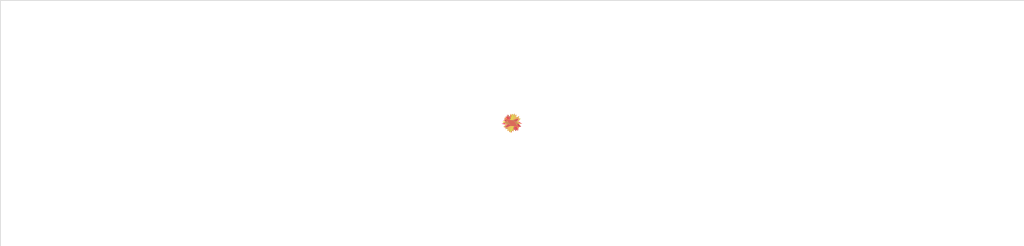
Frame 1 (no input)
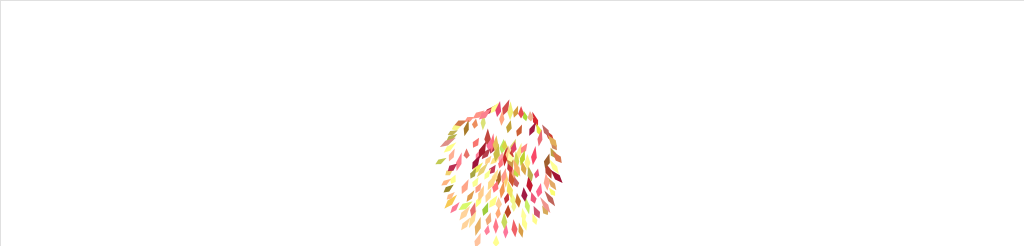
Frame 60 (the mouse pressed at the canvas centre just before this capture)
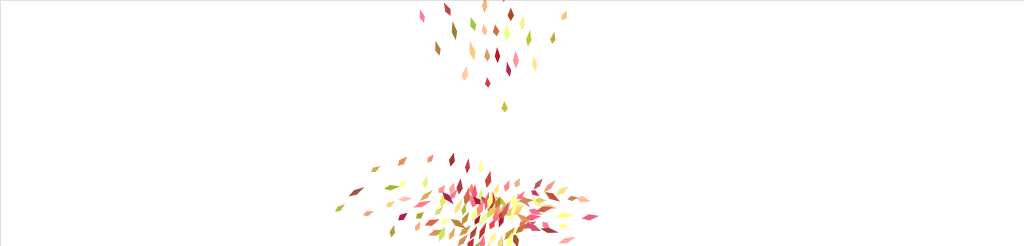
Frame 120 (the mouse held since frame 60 and released just before this capture)

The Processing sketch that drew these frames (run headless with seeded random() and noise(); from frame 60 on, the mouse is pressed at the canvas centre):

// Processing sketch: Fishes
// ── Fishes.pde

Flock flock;

ArrayList<Obstacle> obstacles;

  // -----------------------------------------------------------------------------------
  // -----------------------------------------------------------------------------------

void setup() {
  size(1024, 246);
  frameRate(40);
  
  
  flock = new Flock();
  // Add an initial set of boids into the system
  for (int i = 0; i < 150; i++) {
    flock.addBoid(new Boid(width/2,height/2));
  }
  
  obstacles = new ArrayList <Obstacle> ();
  // obstacle à l'intérieur de la vue
  obstacles.add (new Obstacle(new PVector(width/2, height/2), RECT, width, height, IN));
  background(50);
}

void draw() {
    background(255, 255, 255, 0);
    flock.run(obstacles);
  
    for (Obstacle ob : obstacles) {
      ob.render();
    }
  
}

// Add a new boid into the System
void mousePressed() {
  
  flock.addBoid(new Boid(mouseX,mouseY));
  
}




// The Flock (a list of Boid objects)
// ----------------------------------

class Flock {
  ArrayList<Boid> boids; // An ArrayList for all the boids

  Flock() {
    boids = new ArrayList<Boid>(); // Initialize the ArrayList
  }

  void run(ArrayList<Obstacle> obstacles) {
    for (Boid b : boids) {
      b.run(boids, obstacles);  // Passing the entire list of boids to each boid individually
    }
  }

  void addBoid(Boid b) {
    boids.add(b);
  }

}


// The Boid class
// --------------


class Boid {

  // dynamics
  // --------
  public PVector location;
  public PVector velocity;
  public PVector acceleration;
  
  public float maxforce;    // Maximum steering force
  public float maxspeed;    // Maximum speed
  
  // shapes and rendering
  // --------------------
  //float r = /*3.0;//*/random(2, 5);; // radius
  public float maxHeight = 20;
  public float boidHeight = random(maxHeight/2, maxHeight);
  public float boidWidth = random(maxHeight/4, maxHeight/3);
  public float decHeight = random(1, boidWidth/3);
  
  public color colorFish = color ((int)random(200,255), (int)random(60,255), (int)random(80,120));
  public color currentColor = color(colorFish);
  public float colorPhase = 0;
  public float colorPhaseInc = random(1);
  
  // constructor
  // -----------
  Boid(float x, float y) {
    acceleration = new PVector(0, 0);

    float angle = random(TWO_PI);
    velocity = new PVector(cos(angle), sin(angle));

    location = new PVector(x, y);
    maxspeed = /*2;//*/random(1.5,2.5);
    maxforce = 0.05; // limitation des forces (pour pas que l'une écrase les autres)
    
  }
  
  // mouvement of the boid
  // ---------------------
  void run(ArrayList<Boid> boids, ArrayList<Obstacle> obstacles) {
    flock(boids); // add flock forces
    interactWithObstacles(obstacles);
    update(); // update the boid location
    borders(); // teleport the boid if he reach a border
    render(); // render the boid
  }
  
  // -----------------------------------------------------------------------------------
  // add a force into the systeme
  // Forces
  void applyForce(PVector force) {
    // We could add mass here if we want A = F / M
    acceleration.add(force);
  }

  
  
  // -----------------------------------------------------------------------------------
  // Method to update location
  // -------------------------
  void update() {
    // Update velocity
    velocity.add(acceleration);
    // Limit speed
    velocity.limit(maxspeed);
    location.add(velocity);
    // Reset accelertion to 0 each cycle
    acceleration.mult(0);
  }



  
  // -----------------------------------------------------------------------------------
  // -----------------------------------------------------------------------------------
  // rendering of the boid (draw)
  // ----------------------------
  void render() {
    // Draw a triangle rotated in the direction of velocity
    float theta = velocity.heading2D() + radians(90);
    // heading2D() above is now heading() but leaving old syntax until Processing.js catches up
    
    fill(200, 100);
    stroke(255);
    pushMatrix();
    translate(location.x, location.y);
    rotate(theta);
    
    updateColor ();
    fill(currentColor);
    noStroke();
    
    
    beginShape(QUADS);
    
    vertex(0, -boidHeight/2+decHeight);
    vertex(- boidWidth/2, 0);
    vertex(0, boidHeight/2+decHeight);
    vertex(+boidWidth/2, 0);
    
    
    endShape();
    
    
    /*  
    for (PVector i : previousLocations) {
      ellipse(i.x, i.y, boidWidth, boidWidth);
    }
    */
    
    
    popMatrix();
  }
  
  
  // ------------------------------------------
  protected void updateColor () {
    float inc = 50*sin (colorPhase);
    colorPhase += colorPhaseInc;
    
    currentColor = color (red(colorFish) + inc, green(colorFish) + inc, blue(colorFish) + inc);
  }
  
  
  
  
  // -----------------------------------------------------------------------------------
  // -----------------------------------------------------------------------------------
  // Wraparound
  // Les poissons qui sortent du cadre, apparaisse de l'autre coté
  // -------------------------------------------------------------
  void borders() {
    if (location.x < -boidHeight) location.x = width+boidHeight;
    if (location.y < -boidHeight) location.y = height+boidHeight;
    if (location.x > width+boidHeight) location.x = -boidHeight;
    if (location.y > height+boidHeight) location.y = -boidHeight;
  }
  
  
  
  // -----------------------------------------------------------------------------------
  // -----------------------------------------------------------------------------------
  // Forces for Flock, part. 1
  // -----------------------------------------------------------------------------------
  // We accumulate a new acceleration each time based on three rules
  // add and calculate all the forces that'll make the flock
  // ---------------------------------------------------------------
  void flock(ArrayList<Boid> boids) {
    // flock forces
    PVector sep = separate(boids);   // Separation
    PVector ali = align(boids);      // Alignment
    PVector coh = cohesion(boids);   // Cohesion
    
    // Arbitrarily weight these forces
    sep.mult(1.5);
    ali.mult(1.0);
    coh.mult(1.0);
    
    // Add the force vectors to acceleration
    applyForce(sep);
    applyForce(ali);
    applyForce(coh);
  }
  
  
  
  
  // -----------------------------------------------------------------------------------
  // -----------------------------------------------------------------------------------
  // Forces for Flock, part 2.s
  // -----------------------------------------------------------------------------------
  // Separation
  // Method checks for nearby boids and steers away
  PVector separate (ArrayList<Boid> boids) {
    
    float desiredseparation = 25.0f; // séparation de chaque éléments
    PVector steer = new PVector(0, 0, 0);
    int count = 0;
    
    // For every boid in the system, check if it's too close
    for (Boid other : boids) {
      float d = PVector.dist(location, other.location);
      
      // If the distance is greater than 0 and less than an arbitrary amount (0 when you are yourself)
      if ((d > 0) && (d < desiredseparation)) {
        // Calculate vector pointing away from neighbor
        PVector diff = PVector.sub(location, other.location);
        diff.normalize();
        diff.div(d);        // Weight by distance
        steer.add(diff);
        count++;            // Keep track of how many
      }
    }
    
    // Average -- divide by how many
    if (count > 0) {
      steer.div((float)count);
    }

    // As long as the vector is greater than 0
    if (steer.mag() > 0) {
      steer.normalize();
      steer.mult(maxspeed);
      // First two lines of code below could be condensed with new PVector setMag() method
      // Not using this method until Processing.js catches up
      // steer.setMag(maxspeed);

      // Implement Reynolds: Steering = Desired - Velocity
      //steer.normalize();
      //steer.mult(maxspeed);
      steer.sub(velocity);
      steer.limit(maxforce);
    }
    
    
    return steer;
  }


  // -----------------------------------------------------------------------------------
  // Alignment
  // For every nearby boid in the system, calculate the average velocity
  
  PVector align (ArrayList<Boid> boids) {
    
    float neighbordist = 50;
    
    PVector sum = new PVector(0, 0);
    int count = 0;
    
    for (Boid other : boids) {
      float d = PVector.dist(location, other.location);
      if ((d > 0) && (d < neighbordist)) {
        sum.add(other.velocity);
        count++;
      }
    }
    
    if (count > 0) {
      sum.div((float)count);
      sum.normalize();
      sum.mult(maxspeed);
      // First two lines of code below could be condensed with new PVector setMag() method
      // Not using this method until Processing.js catches up
      // sum.setMag(maxspeed);

      // Implement Reynolds: Steering = Desired - Velocity
      //sum.normalize();
      //sum.mult(maxspeed);
      PVector steer = PVector.sub(sum, velocity);
      steer.limit(maxforce);
      return steer;
    } 
    else {
      return new PVector(0, 0);
    }
  }



  // -----------------------------------------------------------------------------------
  // -----------------------------------------------------------------------------------
  // A method that calculates and applies a steering force towards a target
  // (steer = control) (mouvement ordonée du troupeau)
  // STEER = DESIRED MfalseUS VELOCITY
  public PVector seek(PVector target) {
    PVector desired = PVector.sub(target, location);  // A vector pointing from the location to the target
    // Scale to maximum speed
    desired.normalize();
    desired.mult(maxspeed);

    // Above two lines of code below could be condensed with new PVector setMag() method
    // Not using this method until Processing.js catches up
    //desired.setMag(maxspeed);

    // Steering = Desired minus Velocity
    PVector steer = PVector.sub(desired, velocity);
    steer.limit(maxforce);  // Limit to maximum steering force
    return steer;
  }
  
  
  
  // -----------------------------------------------------------------------------------
  // Cohesion
  // For the average location (i.e. center) of all nearby boids, calculate steering vector towards that location
  PVector cohesion (ArrayList<Boid> boids) {
    // somme de la position de tout les voisins
    // ----------------------------------------
    float neighbordist = 50; // seuil de voisinage
    PVector sum = new PVector(0, 0);   // Start with empty vector to accumulate all locations
    float sumCoeff = 0; // utilisation de coefficient d'interaction pour chaque voisin
    int count = 0; // voisin de poids uniformes
    for (Boid other : boids) {
      float d = PVector.dist(location, other.location);
      if ((d > 0) && (d < neighbordist)) {
        sum.add(PVector.mult(other.location, other.boidHeight)); // somme des locations de tout les voisins
        sumCoeff += other.boidHeight; // utilisation de coefficient d'interaction pour chaque voisin
        count++; // voisin de poids uniformes
      }
    }
    
    // calcul de la force de chaque voisins
    // ------------------------------------
    // Si il y a effectivement des voisins :
    if (count > 0) {
      // normalize the neighgboors location
      sum.div(sumCoeff);// utilisation de coefficient d'interaction pour chaque voisin
      //sum.div(count); // voisin de poids uniformes
      return seek(sum);  // Steer towards the location
    } 
    else {
      return new PVector(0, 0);
    }
  }
  
  
  // -----------------------------------------------------------------------------------
  // -----------------------------------------------------------------------------------
  // Forces
  // -----------------------------------------------------------------------------------
  
  void interactWithObstacles (ArrayList<Obstacle> obstacles) 
  {
    PVector steerObstacle = new PVector(0, 0, 0);
    for (Obstacle ob : obstacles)
    {
      applyForce(ob.calculateObstacleForce(this));
    }
  }
  
  
  
}

// Macro
// -----
boolean IN = true;  //attractive force of the object (retain the in of the shape)
boolean OUT = false;  //repuslsive force of the object (retain the out of the shape)



// The Obstacle class
// ------------------


class Obstacle {
  // location and shape
  PVector center;
  
  int shape = ELLIPSE;
  float shapeWidth;
  float shapeHeight;
  
  
  
  // attraction or répusion
  boolean inOrOut = OUT;
  
  
  
  // --------------------------------------------
  Obstacle (PVector location, int newShape, float newWidth, float newHeight)
  {
    center = location;
    
    shape = newShape;
    shapeWidth = newWidth;
    shapeHeight = newHeight;
    
  }
  
  // --------------------------------------------
  Obstacle (PVector location, int newShape, float newWidth, float newHeight, boolean sayItInOrOut)
  {
    center = location;
    
    shape = newShape;
    shapeWidth = newWidth;
    shapeHeight = newHeight;
    
    inOrOut = sayItInOrOut;
  }
  
  
  
  
  // -----------------------------------------------------
  // retour visuel de l'obstacle
  void render ()
  {
    stroke (0);
    strokeWeight(0);
    noFill ();
    
    if (shape == ELLIPSE)
    {
      ellipse(center.x, center.y, shapeWidth, shapeHeight);
    }
    else if (shape == RECT)
    {
      rect(center.x - shapeWidth/2, center.y - shapeHeight/2, shapeWidth, shapeHeight);
    }
    
  }
  
  
  // --------------------------------------------------------
  // calcul de la force de l'objet sur un élément du troupeau
  PVector calculateObstacleForce (Boid boid)
  {
    if (shape == RECT){
      return calculateForceFromRect (boid);
    }
    else if (shape == ELLIPSE) {
      
    }
    
    return calculatePointForce (boid, center, 50.f);
    
  }
  
  
  // --------------------------------------------------------
  PVector calculatePointForce (Boid boid, PVector point, float desiredRange)
  {
    PVector steer = new PVector(0, 0, 0);
    
    float d = PVector.dist(point, boid.location);
    
    if ((d > 0) && (d < desiredRange))
    {
      PVector diff = PVector.sub(point, boid.location);
      if (inOrOut == OUT)
        diff.mult(-1);
      diff.normalize();
      diff.div(d);        // Weight by distance
      steer.add(diff);
    }

    // As long as the vector is greater than 0
    if (steer.mag() > 0) {
      steer.normalize();
      steer.mult(boid.maxspeed);
      // First two lines of code below could be condensed with new PVector setMag() method
      // Not using this method until Processing.js catches up
      //steer.setMag(boid.maxspeed);

      // Implement Reynolds: Steering = Desired - Velocity
      //steer.normalize();
      //steer.mult(maxspeed);
      steer.sub(boid.velocity);
      steer.limit(2.75 * boid.maxforce);
    }
    
    return steer; 
  }
  
  
  
  // --------------------------------------------------------
  PVector calculateForceFromRect (Boid boid)
  {
    PVector steer = new PVector(0, 0, 0);
    
    if (inOrOut == OUT){
      // si l'élément appartient au rectangle
      if (boid.location.x > (center.x - shapeWidth/2) && boid.location.x < (center.x + shapeWidth/2)) {
        if (boid.location.y > (center.y - shapeHeight/2) && boid.location.y < (center.y + shapeHeight/2)) {
          
          float d = PVector.dist(center, boid.location);
          
          PVector diff = PVector.sub(center, boid.location);
          if (inOrOut == OUT)
            diff.mult(-1);
          diff.normalize();
          diff.div(d);        // Weight by distance
          steer.add(diff);
        
        }
      }
    }
    // situation d'attraction
    else {
      // si l'élément appartient au rectangle
      // si l'élément est sur les bords
      int border = 50;
      if (
            (
              (boid.location.x > (center.x - shapeWidth/2) && boid.location.x < (center.x - shapeWidth/2 + border))
              || (boid.location.x < (center.x + shapeWidth/2) && boid.location.x > (center.x + shapeWidth/2 - border))
            )
            && (boid.location.y > (center.y - shapeHeight/2))
            && (boid.location.y < (center.y + shapeHeight/2))
          ||
          
            (
              (boid.location.y > (center.y - shapeHeight/2) && boid.location.y < (center.y - shapeHeight/2 + border))
              || (boid.location.y < (center.y + shapeHeight/2) && boid.location.y > (center.y + shapeHeight/2 - border))
            )
            && (boid.location.x > (center.x - shapeWidth/2))
            && (boid.location.x < (center.x + shapeWidth/2))
              
          ) {
            
              float d = PVector.dist(center, boid.location);
          
              PVector diff = PVector.sub(center, boid.location);
              if (inOrOut == OUT)
                diff.mult(-1);
              diff.normalize();
              diff.div(d);        // Weight by distance
              steer.add(diff);
              
            } // fin d'appartenance à la barrière
    } // fin if in/Out 
      
    // As long as the vector is greater than 0
      if (steer.mag() > 0) {
        steer.normalize();
        steer.mult(boid.maxspeed);
        // First two lines of code below could be condensed with new PVector setMag() method
        // Not using this method until Processing.js catches up
        //steer.setMag(boid.maxspeed);
  
        // Implement Reynolds: Steering = Desired - Velocity
        //steer.normalize();
        //steer.mult(maxspeed);
        steer.sub(boid.velocity);
        steer.limit(1.5*boid.maxforce);
      } // fin controle magnitude
    
    
    return steer; 
  }
  
  
  
  
  
}
